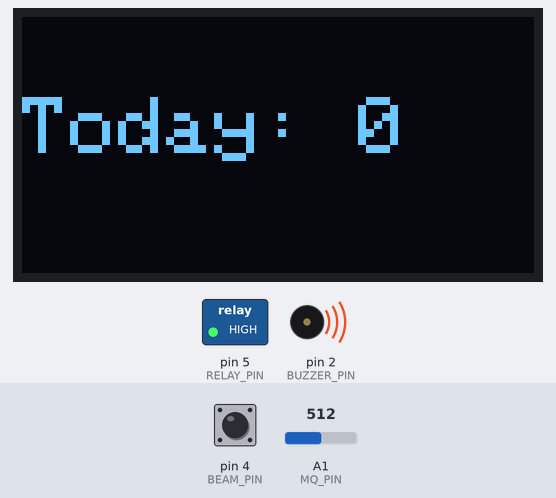
Recording of a sketch running on a simulated Arduino Uno, built with avr-gcc and run on an emulated ATmega328P. On the bench: 128×64 one-colour display, switched loads named in the sketch (green lamp = pin HIGH), buzzer (waves = sounding). Inputs (shaded band) come from the test bench; at power-on: A1 (MQ_PIN) = 512, pin 4 (BEAM_PIN) HIGH. What the sketch prints to the serial monitor is not drawn.

Above: at 2.7 s.
2.8 s: A1 (MQ_PIN) set to 492
At 4.0 s:
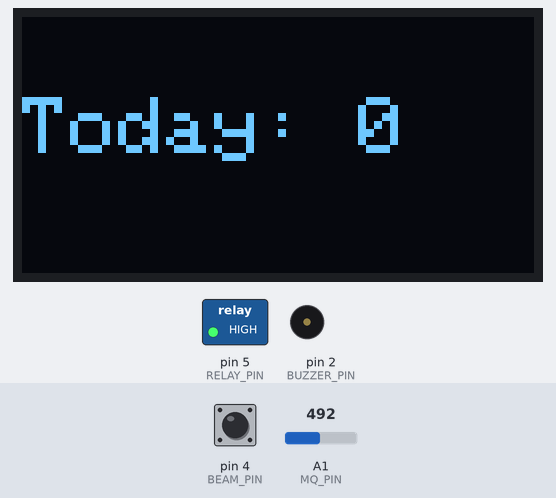
4.3 s: A1 (MQ_PIN) set to 316
5.8 s: A1 (MQ_PIN) set to 291
At 6.9 s:
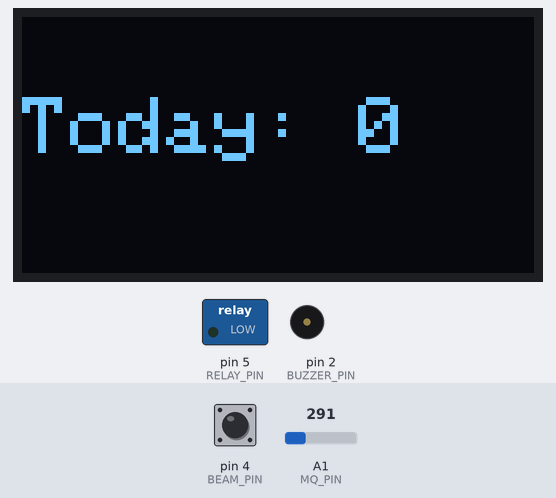
7.3 s: pin 4 (BEAM_PIN) pulled LOW for 0.15 s
10.4 s: pin 4 (BEAM_PIN) pulled LOW for 1 s
At 12.2 s:
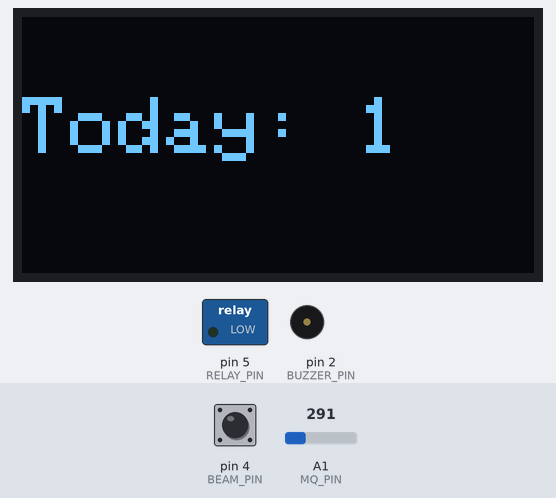
Timing chart, 0 to 13.7 s (numbered marks = the images above; inputs shaded):
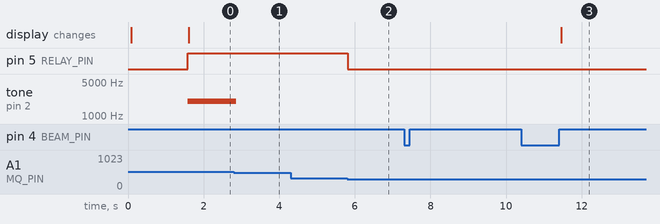

The sketch:

CatLitterMonitor.ino
```cpp
#include <Wire.h>
#include <Adafruit_GFX.h>
#include <Adafruit_SSD1306.h>

#define SCREEN_WIDTH 128
#define SCREEN_HEIGHT 64
Adafruit_SSD1306 display(SCREEN_WIDTH, SCREEN_HEIGHT, &Wire, -1);

// Pin definitions
#define BEAM_PIN 4       // Break-beam sensor (receiver output)
#define RELAY_PIN 5      // Relay controlling the fan (HIGH = ON for CW-019)
#define BUZZER_PIN 2     // Active buzzer output
#define MQ_PIN A1        // MQ135 gas sensor analog output

//Cat use detection (2-cycle entry+exit detection)
enum CatState {
  WAIT_ENTRY_BLOCK,
  WAIT_ENTRY_CLEAR,
  WAIT_EXIT_BLOCK,
  WAIT_EXIT_CLEAR
};

CatState catState = WAIT_ENTRY_BLOCK;

int litterCount = 0;
bool beamBlocked = false;
unsigned long debounceDelay = 120;
unsigned long lastChange = 0;

//Air quality thresholds
int fanThreshold = 300;     // MQ > 300 → Fan ON
int alarmThreshold = 500;   // MQ > 500 → Fan + Buzzer ON

void setup() {

  pinMode(BEAM_PIN, INPUT_PULLUP);
  pinMode(RELAY_PIN, OUTPUT);
  pinMode(BUZZER_PIN, OUTPUT);

  // Relay OFF by default
  digitalWrite(RELAY_PIN, LOW);
  digitalWrite(BUZZER_PIN, LOW);

  // Serial for debug output
  Serial.begin(9600);

  // Initialize I2C
  Wire.begin();

  display.begin(SSD1306_SWITCHCAPVCC, 0x3C);
  display.clearDisplay();
  display.display();

  display.setTextSize(2);
  display.setTextColor(SSD1306_WHITE);
  display.setCursor(5, 20);
  display.println("Cat Litter");
  display.display();
  delay(1500);
}

void updateCatCounter() {

  bool currentBlocked = (digitalRead(BEAM_PIN) == LOW); // LOW = beam blocked

  // Debounce
  if (currentBlocked != beamBlocked) {
    if (millis() - lastChange > debounceDelay) {

      beamBlocked = currentBlocked;
      lastChange = millis();

      //2-Cycle State Machine
      switch (catState) {

        case WAIT_ENTRY_BLOCK:
          if (beamBlocked) catState = WAIT_ENTRY_CLEAR;
          break;

        case WAIT_ENTRY_CLEAR:
          if (!beamBlocked) catState = WAIT_EXIT_BLOCK;
          break;

        case WAIT_EXIT_BLOCK:
          if (beamBlocked) catState = WAIT_EXIT_CLEAR;
          break;

        case WAIT_EXIT_CLEAR:
          if (!beamBlocked) {
            litterCount++;
            catState = WAIT_ENTRY_BLOCK;  // reset machine
          }
          break;
      }
    }
  }
}

void loop() {

  updateCatCounter();

  // READ MQ135 GAS SENSOR
  int mq = analogRead(MQ_PIN);

  // FAN CONTROL (HIGH = ON)
  if (mq > fanThreshold) {
    digitalWrite(RELAY_PIN, HIGH);   // Fan ON
  } else {
    digitalWrite(RELAY_PIN, LOW);    // Fan OFF
  }

  // BUZZER ALARM CONTROL
  if (mq > alarmThreshold) {
    tone(BUZZER_PIN, 2000);
  } else {
    noTone(BUZZER_PIN);
  }

  // SERIAL OUTPUT (full debug info)
  Serial.print("Cat Uses: ");
  Serial.print(litterCount);

  Serial.print(" | Beam: ");
  Serial.print(beamBlocked ? "BLOCKED" : "CLEAR");

  Serial.print(" | Smell: ");
  Serial.print(mq);

  Serial.print(" | Fan: ");
  Serial.print(digitalRead(RELAY_PIN) == HIGH ? "ON" : "OFF");

  Serial.print(" | Alarm: ");
  Serial.println(mq > alarmThreshold ? "YES" : "NO");

  // OLED DISPLAY (only the count)
  display.clearDisplay();
  display.setTextSize(2);
  display.setCursor(0, 20);
  display.print("Today: ");
  display.println(litterCount);
  display.display();

  delay(100);
}
```

Measured:
- the behaviour switches between 501 and 500 on A1 (MQ_PIN) (found by bisection; images 0 and 1)
- the behaviour switches between 301 and 300 on A1 (MQ_PIN) (found by bisection; images 1 and 2)
- after the input at 2.8 s, tone on pin 2 (BUZZER_PIN): 2000 Hz → silent after 0.06 s
- after the input at 4.3 s, every drawn part: stays the same
- after the input at 5.8 s, pin 5 (RELAY_PIN): HIGH → LOW at once
- after the input at 7.3 s, every drawn part: stays the same
- after the input at 10.4 s, the display: changes after 1.1 s (image 3)
